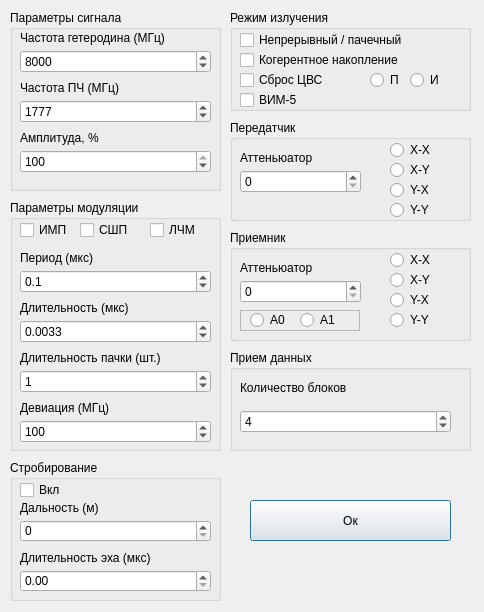
<?xml version="1.0" encoding="UTF-8"?>
<ui version="4.0">
 <class>formSettings</class>
 <widget class="QDialog" name="formSettings">
  <property name="windowModality">
   <enum>Qt::NonModal</enum>
  </property>
  <property name="geometry">
   <rect>
    <x>0</x>
    <y>0</y>
    <width>484</width>
    <height>612</height>
   </rect>
  </property>
  <property name="sizePolicy">
   <sizepolicy hsizetype="Ignored" vsizetype="Ignored">
    <horstretch>0</horstretch>
    <verstretch>0</verstretch>
   </sizepolicy>
  </property>
  <property name="minimumSize">
   <size>
    <width>484</width>
    <height>612</height>
   </size>
  </property>
  <property name="maximumSize">
   <size>
    <width>484</width>
    <height>612</height>
   </size>
  </property>
  <property name="contextMenuPolicy">
   <enum>Qt::NoContextMenu</enum>
  </property>
  <property name="windowTitle">
   <string>Настройка сканирования</string>
  </property>
  <property name="modal">
   <bool>false</bool>
  </property>
  <widget class="QGroupBox" name="groupBox">
   <property name="geometry">
    <rect>
     <x>10</x>
     <y>10</y>
     <width>211</width>
     <height>181</height>
    </rect>
   </property>
   <property name="title">
    <string>Параметры сигнала</string>
   </property>
   <widget class="QLabel" name="label">
    <property name="geometry">
     <rect>
      <x>10</x>
      <y>20</y>
      <width>191</width>
      <height>16</height>
     </rect>
    </property>
    <property name="text">
     <string>Частота гетеродина (МГц)</string>
    </property>
   </widget>
   <widget class="QSpinBox" name="leGeterodin">
    <property name="geometry">
     <rect>
      <x>10</x>
      <y>40</y>
      <width>191</width>
      <height>23</height>
     </rect>
    </property>
    <property name="maximum">
     <number>10000</number>
    </property>
    <property name="value">
     <number>8000</number>
    </property>
   </widget>
   <widget class="QLabel" name="label_2">
    <property name="geometry">
     <rect>
      <x>10</x>
      <y>70</y>
      <width>191</width>
      <height>16</height>
     </rect>
    </property>
    <property name="text">
     <string>Частота ПЧ (МГц)</string>
    </property>
   </widget>
   <widget class="QSpinBox" name="leFreq">
    <property name="geometry">
     <rect>
      <x>10</x>
      <y>90</y>
      <width>191</width>
      <height>23</height>
     </rect>
    </property>
    <property name="maximum">
     <number>10001</number>
    </property>
    <property name="value">
     <number>1777</number>
    </property>
   </widget>
   <widget class="QLabel" name="label_3">
    <property name="geometry">
     <rect>
      <x>10</x>
      <y>120</y>
      <width>181</width>
      <height>16</height>
     </rect>
    </property>
    <property name="text">
     <string>Амплитуда, %</string>
    </property>
   </widget>
   <widget class="QSpinBox" name="leAmp">
    <property name="geometry">
     <rect>
      <x>10</x>
      <y>140</y>
      <width>191</width>
      <height>23</height>
     </rect>
    </property>
    <property name="maximum">
     <number>100</number>
    </property>
    <property name="value">
     <number>100</number>
    </property>
   </widget>
  </widget>
  <widget class="QGroupBox" name="groupBox_2">
   <property name="geometry">
    <rect>
     <x>10</x>
     <y>200</y>
     <width>211</width>
     <height>251</height>
    </rect>
   </property>
   <property name="title">
    <string>Параметры модуляции</string>
   </property>
   <widget class="QCheckBox" name="cbPulseMod">
    <property name="geometry">
     <rect>
      <x>10</x>
      <y>20</y>
      <width>61</width>
      <height>20</height>
     </rect>
    </property>
    <property name="text">
     <string>ИМП</string>
    </property>
   </widget>
   <widget class="QCheckBox" name="cbUWB">
    <property name="geometry">
     <rect>
      <x>70</x>
      <y>20</y>
      <width>61</width>
      <height>20</height>
     </rect>
    </property>
    <property name="text">
     <string>СШП</string>
    </property>
   </widget>
   <widget class="QCheckBox" name="cbLFM">
    <property name="geometry">
     <rect>
      <x>140</x>
      <y>20</y>
      <width>61</width>
      <height>20</height>
     </rect>
    </property>
    <property name="text">
     <string>ЛЧМ</string>
    </property>
   </widget>
   <widget class="QLabel" name="label_4">
    <property name="geometry">
     <rect>
      <x>10</x>
      <y>50</y>
      <width>161</width>
      <height>16</height>
     </rect>
    </property>
    <property name="text">
     <string>Период (мкс)</string>
    </property>
   </widget>
   <widget class="QDoubleSpinBox" name="lePeriod">
    <property name="geometry">
     <rect>
      <x>10</x>
      <y>70</y>
      <width>191</width>
      <height>23</height>
     </rect>
    </property>
    <property name="decimals">
     <number>1</number>
    </property>
    <property name="value">
     <double>0.100000000000000</double>
    </property>
   </widget>
   <widget class="QLabel" name="label_5">
    <property name="geometry">
     <rect>
      <x>10</x>
      <y>100</y>
      <width>161</width>
      <height>16</height>
     </rect>
    </property>
    <property name="text">
     <string>Длительность (мкс)</string>
    </property>
   </widget>
   <widget class="QDoubleSpinBox" name="leDuration">
    <property name="geometry">
     <rect>
      <x>10</x>
      <y>120</y>
      <width>191</width>
      <height>23</height>
     </rect>
    </property>
    <property name="decimals">
     <number>4</number>
    </property>
    <property name="value">
     <double>0.003300000000000</double>
    </property>
   </widget>
   <widget class="QLabel" name="label_6">
    <property name="geometry">
     <rect>
      <x>10</x>
      <y>150</y>
      <width>191</width>
      <height>16</height>
     </rect>
    </property>
    <property name="text">
     <string>Длительность пачки (шт.)</string>
    </property>
   </widget>
   <widget class="QSpinBox" name="leBurstLen">
    <property name="geometry">
     <rect>
      <x>10</x>
      <y>170</y>
      <width>191</width>
      <height>23</height>
     </rect>
    </property>
    <property name="maximum">
     <number>1000</number>
    </property>
    <property name="value">
     <number>1</number>
    </property>
   </widget>
   <widget class="QLabel" name="label_7">
    <property name="geometry">
     <rect>
      <x>10</x>
      <y>200</y>
      <width>191</width>
      <height>16</height>
     </rect>
    </property>
    <property name="text">
     <string>Девиация (МГц)</string>
    </property>
   </widget>
   <widget class="QSpinBox" name="leFreqRange">
    <property name="geometry">
     <rect>
      <x>10</x>
      <y>220</y>
      <width>191</width>
      <height>23</height>
     </rect>
    </property>
    <property name="maximum">
     <number>10000</number>
    </property>
    <property name="value">
     <number>100</number>
    </property>
    <property name="displayIntegerBase">
     <number>10</number>
    </property>
   </widget>
  </widget>
  <widget class="QGroupBox" name="groupBox_3">
   <property name="geometry">
    <rect>
     <x>10</x>
     <y>460</y>
     <width>211</width>
     <height>141</height>
    </rect>
   </property>
   <property name="title">
    <string>Стробирование</string>
   </property>
   <widget class="QCheckBox" name="cbGate">
    <property name="geometry">
     <rect>
      <x>10</x>
      <y>20</y>
      <width>85</width>
      <height>20</height>
     </rect>
    </property>
    <property name="text">
     <string>Вкл</string>
    </property>
   </widget>
   <widget class="QSpinBox" name="leGateDelay">
    <property name="geometry">
     <rect>
      <x>10</x>
      <y>60</y>
      <width>191</width>
      <height>22</height>
     </rect>
    </property>
   </widget>
   <widget class="QDoubleSpinBox" name="leGateDuration">
    <property name="geometry">
     <rect>
      <x>10</x>
      <y>110</y>
      <width>191</width>
      <height>22</height>
     </rect>
    </property>
   </widget>
   <widget class="QLabel" name="label_8">
    <property name="geometry">
     <rect>
      <x>10</x>
      <y>40</y>
      <width>181</width>
      <height>16</height>
     </rect>
    </property>
    <property name="text">
     <string>Дальность (м)</string>
    </property>
   </widget>
   <widget class="QLabel" name="label_9">
    <property name="geometry">
     <rect>
      <x>10</x>
      <y>90</y>
      <width>181</width>
      <height>16</height>
     </rect>
    </property>
    <property name="text">
     <string>Длительность эха (мкс)</string>
    </property>
   </widget>
  </widget>
  <widget class="QGroupBox" name="groupBox_4">
   <property name="geometry">
    <rect>
     <x>230</x>
     <y>10</y>
     <width>241</width>
     <height>101</height>
    </rect>
   </property>
   <property name="title">
    <string>Режим излучения</string>
   </property>
   <widget class="QCheckBox" name="cbCont">
    <property name="geometry">
     <rect>
      <x>10</x>
      <y>20</y>
      <width>221</width>
      <height>20</height>
     </rect>
    </property>
    <property name="text">
     <string>Непрерывный / пачечный</string>
    </property>
   </widget>
   <widget class="QCheckBox" name="cbCoherentAccum">
    <property name="geometry">
     <rect>
      <x>10</x>
      <y>40</y>
      <width>201</width>
      <height>20</height>
     </rect>
    </property>
    <property name="text">
     <string>Когерентное накопление</string>
    </property>
   </widget>
   <widget class="QCheckBox" name="cbDDSReset">
    <property name="geometry">
     <rect>
      <x>10</x>
      <y>60</y>
      <width>101</width>
      <height>20</height>
     </rect>
    </property>
    <property name="text">
     <string>Сброс ЦВС</string>
    </property>
   </widget>
   <widget class="QCheckBox" name="cbLOGM">
    <property name="geometry">
     <rect>
      <x>10</x>
      <y>80</y>
      <width>85</width>
      <height>20</height>
     </rect>
    </property>
    <property name="text">
     <string>ВИМ-5</string>
    </property>
   </widget>
   <widget class="QRadioButton" name="rbDdsRstBurst">
    <property name="geometry">
     <rect>
      <x>140</x>
      <y>60</y>
      <width>31</width>
      <height>20</height>
     </rect>
    </property>
    <property name="text">
     <string>П</string>
    </property>
   </widget>
   <widget class="QRadioButton" name="rbDdsRstPulse">
    <property name="geometry">
     <rect>
      <x>180</x>
      <y>60</y>
      <width>41</width>
      <height>20</height>
     </rect>
    </property>
    <property name="text">
     <string>И</string>
    </property>
   </widget>
  </widget>
  <widget class="QGroupBox" name="groupBox_5">
   <property name="geometry">
    <rect>
     <x>230</x>
     <y>120</y>
     <width>241</width>
     <height>101</height>
    </rect>
   </property>
   <property name="title">
    <string>Передатчик</string>
   </property>
   <widget class="QLabel" name="label_10">
    <property name="geometry">
     <rect>
      <x>10</x>
      <y>30</y>
      <width>111</width>
      <height>16</height>
     </rect>
    </property>
    <property name="text">
     <string>Аттеньюатор</string>
    </property>
   </widget>
   <widget class="QSpinBox" name="leTxAtt">
    <property name="geometry">
     <rect>
      <x>10</x>
      <y>50</y>
      <width>121</width>
      <height>23</height>
     </rect>
    </property>
   </widget>
   <widget class="QRadioButton" name="rbTxPolXX">
    <property name="geometry">
     <rect>
      <x>160</x>
      <y>20</y>
      <width>71</width>
      <height>20</height>
     </rect>
    </property>
    <property name="text">
     <string>X-X</string>
    </property>
   </widget>
   <widget class="QRadioButton" name="rbTxPolXY">
    <property name="geometry">
     <rect>
      <x>160</x>
      <y>40</y>
      <width>71</width>
      <height>20</height>
     </rect>
    </property>
    <property name="text">
     <string>X-Y</string>
    </property>
   </widget>
   <widget class="QRadioButton" name="rbTxPolYX">
    <property name="geometry">
     <rect>
      <x>160</x>
      <y>60</y>
      <width>71</width>
      <height>20</height>
     </rect>
    </property>
    <property name="text">
     <string>Y-X</string>
    </property>
   </widget>
   <widget class="QRadioButton" name="rbTxPolYY">
    <property name="geometry">
     <rect>
      <x>160</x>
      <y>80</y>
      <width>71</width>
      <height>20</height>
     </rect>
    </property>
    <property name="text">
     <string>Y-Y</string>
    </property>
   </widget>
  </widget>
  <widget class="QGroupBox" name="groupBox_6">
   <property name="geometry">
    <rect>
     <x>230</x>
     <y>230</y>
     <width>241</width>
     <height>111</height>
    </rect>
   </property>
   <property name="title">
    <string>Приемник</string>
   </property>
   <widget class="QLabel" name="label_11">
    <property name="geometry">
     <rect>
      <x>10</x>
      <y>30</y>
      <width>111</width>
      <height>16</height>
     </rect>
    </property>
    <property name="text">
     <string>Аттеньюатор</string>
    </property>
   </widget>
   <widget class="QSpinBox" name="leRxAtt">
    <property name="geometry">
     <rect>
      <x>10</x>
      <y>50</y>
      <width>121</width>
      <height>23</height>
     </rect>
    </property>
   </widget>
   <widget class="QRadioButton" name="rbRxPolXX">
    <property name="geometry">
     <rect>
      <x>160</x>
      <y>20</y>
      <width>71</width>
      <height>20</height>
     </rect>
    </property>
    <property name="text">
     <string>X-X</string>
    </property>
   </widget>
   <widget class="QRadioButton" name="rbRxPolXY">
    <property name="geometry">
     <rect>
      <x>160</x>
      <y>40</y>
      <width>71</width>
      <height>20</height>
     </rect>
    </property>
    <property name="text">
     <string>X-Y</string>
    </property>
   </widget>
   <widget class="QRadioButton" name="rbRxPolYX">
    <property name="geometry">
     <rect>
      <x>160</x>
      <y>60</y>
      <width>71</width>
      <height>20</height>
     </rect>
    </property>
    <property name="text">
     <string>Y-X</string>
    </property>
   </widget>
   <widget class="QRadioButton" name="rbRxPolYY">
    <property name="geometry">
     <rect>
      <x>160</x>
      <y>80</y>
      <width>71</width>
      <height>20</height>
     </rect>
    </property>
    <property name="text">
     <string>Y-Y</string>
    </property>
   </widget>
   <widget class="QFrame" name="frame">
    <property name="geometry">
     <rect>
      <x>10</x>
      <y>80</y>
      <width>120</width>
      <height>21</height>
     </rect>
    </property>
    <property name="frameShape">
     <enum>QFrame::StyledPanel</enum>
    </property>
    <property name="frameShadow">
     <enum>QFrame::Raised</enum>
    </property>
    <widget class="QRadioButton" name="rbRxAnt0">
     <property name="geometry">
      <rect>
       <x>10</x>
       <y>0</y>
       <width>41</width>
       <height>20</height>
      </rect>
     </property>
     <property name="text">
      <string>А0</string>
     </property>
    </widget>
    <widget class="QRadioButton" name="rbRxAnt1">
     <property name="geometry">
      <rect>
       <x>60</x>
       <y>0</y>
       <width>41</width>
       <height>20</height>
      </rect>
     </property>
     <property name="text">
      <string>А1</string>
     </property>
    </widget>
   </widget>
  </widget>
  <widget class="QGroupBox" name="groupBox_7">
   <property name="geometry">
    <rect>
     <x>230</x>
     <y>350</y>
     <width>241</width>
     <height>101</height>
    </rect>
   </property>
   <property name="title">
    <string>Прием данных</string>
   </property>
   <widget class="QLabel" name="label_12">
    <property name="geometry">
     <rect>
      <x>10</x>
      <y>30</y>
      <width>201</width>
      <height>16</height>
     </rect>
    </property>
    <property name="text">
     <string>Количество блоков</string>
    </property>
   </widget>
   <widget class="QSpinBox" name="leSubBufNum">
    <property name="geometry">
     <rect>
      <x>10</x>
      <y>60</y>
      <width>211</width>
      <height>23</height>
     </rect>
    </property>
    <property name="maximum">
     <number>1024</number>
    </property>
    <property name="value">
     <number>4</number>
    </property>
   </widget>
  </widget>
  <widget class="QPushButton" name="BitBtn1">
   <property name="geometry">
    <rect>
     <x>250</x>
     <y>500</y>
     <width>201</width>
     <height>41</height>
    </rect>
   </property>
   <property name="text">
    <string>Ок</string>
   </property>
  </widget>
 </widget>
 <resources/>
 <connections/>
</ui>
